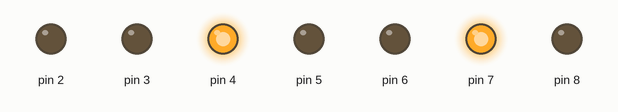
Recording of a sketch running on a simulated Arduino Uno, built with avr-gcc and run on an emulated ATmega328P. Shown: output pins drawn as LEDs (lit = HIGH).

Above: at 0.1 s.
At 5.1 s:
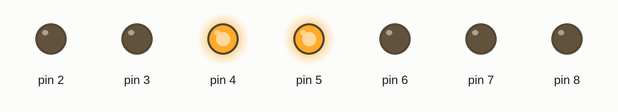
Timing chart, 0 to 6.6 s (numbered marks = the images above):
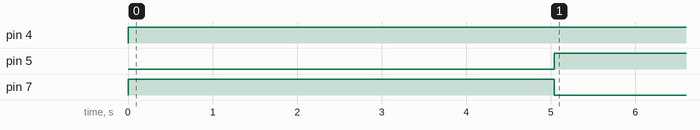

The sketch:

highwayTrafficLights.ino
```cpp
#define MSEC_SAMPLE 1

enum { STOP, HW_WAIT, HW_PASS, HW_SLOW, FR_PASS, FR_SLOW };

int state = STOP, prevState = !state;
int stateTimer = 0;
boolean isNewState;

void setup() {
  // Set the outputs (lights)
  DDRD |= 0xFC;
  // Set detector c
  DDRB |= 0x01;

  // Drive all lights to LOW
  PORTD &= 0x03;
  // No input pullup for detector c
  PORTB &= 0xFE;
}

void loop() {

  // Update state information
  isNewState = (state != prevState);
  prevState = state;

  if(state == STOP) {
    // Entry housekeeping
    if(isNewState) {
      stateTimer = 0;
      PORTD = 0x90; // Red lights on
    }

    // State business
    stateTimer++;

    // State transition
    // Check if detector is on
    if(stateTimer >= 5000 && (PINB & 0x01)) {
      state = FR_PASS;
    }
    else if(stateTimer >= 5000 && !(PINB & 0x01)){
      state = HW_PASS;
    }
  }
  else if(state == HW_WAIT) {
    // Entry housekeeping
    if(isNewState) {
      stateTimer = 0;
      PORTD = 0x50; // Red lights on
    }

    // State business
    stateTimer++;

    // State transition
    // Check if 40s is complete
    if(stateTimer >= 40000) {
      state = HW_PASS;
    }
  }
  else if(state == HW_PASS) {
    // Entry housekeeping
    if(isNewState) {
      stateTimer = 0;
      PORTD = 0x30; // Red light Farm, Green light Highway
    }

    // State business
    stateTimer++;

    // State transition
    // Check if 40s is not complete and detectorC not high
    if(!(stateTimer <= 40000 && !(PINB & 0x01))) {
      state = HW_SLOW;
    }
  }
  else if(state == HW_SLOW) {
    // Entry housekeeping
    if(isNewState) {
      stateTimer = 0;
      PORTD = 0x40; // highway yellow light on
    }

    // State business
    stateTimer++;

    // State transition
    // Check if 5s is complete
    if(stateTimer >= 5000) {
      state = STOP;
    }
  }
  else if(state == HW_PASS) {
    // Entry housekeeping
    if(isNewState) {
      stateTimer = 0;
      PORTD = 0x30; // Red light Farm, Green light Highway
    }

    // State business
    stateTimer++;

    // State transition
    // Check if 40s is not complete and detectorC not high
    if(stateTimer >= 40000 && (PINB & 0x01)) {
      state = HW_SLOW;
    }
  }
  else if(state == HW_SLOW) {
    // Entry housekeeping
    if(isNewState) {
      stateTimer = 0;
      PORTD = 0x50; // highway yellow light on
    }

    // State business
    stateTimer++;

    // State transition
    // Check if 5s is complete
    if(stateTimer >= 5000) {
      state = STOP;
    }
  }
  else if(state == HW_PASS) {
    // Entry housekeeping
    if(isNewState) {
      stateTimer = 0;
      PORTD = 0x30; // Red light Farm, Green light Highway
    }

    // State business
    stateTimer++;

    // State transition
    // Check if 40s is not complete and detectorC not high
    if(!(stateTimer >= 40000 && !(PINB & 0x01))) {
      state = HW_SLOW;
    }
  }
  else if(state == FR_PASS) {
    // Entry housekeeping
    if(isNewState) {
      stateTimer = 0;
      PORTD = 0x84; // farm road green light on, highway red light
    }

    // State business
    stateTimer++;

    // State transition
    // Check if 40s is complete
    if(stateTimer > 40000) {
      state = FR_SLOW;
    }
//    else if(!(PINB & 0x01)) {
//      state = FR_SLOW;
//    }
  }
  else if(state == FR_SLOW) {
    // Entry housekeeping
    if(isNewState) {
      stateTimer = 0;
      PORTD = 0x88; // farm road yellow light on, highway red light
    }

    // State business
    stateTimer++;

    // State transition
    // Check if 5s is complete
    if(stateTimer >= 5000) {
      state = STOP;
    }
  }
  else {
    state = STOP;
  }

  delay(MSEC_SAMPLE);
}
```

Measured:
- by itself, pin 4: LOW → HIGH at 0.00 s
- by itself, pin 5: LOW → HIGH at 5.0 s
- by itself, pin 7: LOW → HIGH at 0.00 s, → LOW 5.0 s later
